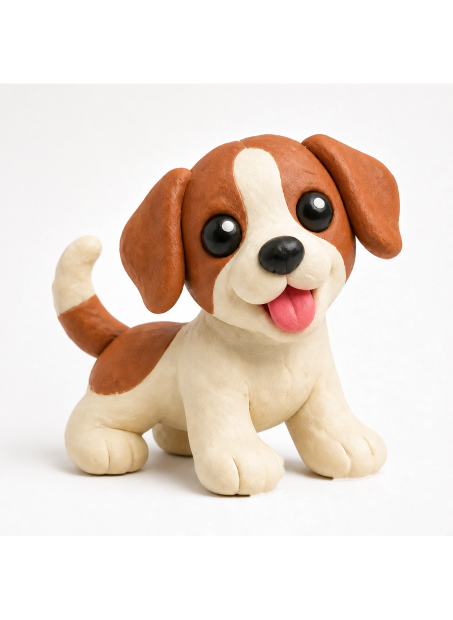
#> input picture docs/prototypes/XOLOME DIY Tab Prototype/covers-v2/tpl-03-clay-dog.png, 905 x 1240 px (shown at 1/2 size)
$ python -i fix-pet-stylize-covers.py   (imports and definitions only)
#> lines starting #> are read from the running program, lines starting #| are printed output that depends on the picture; after the words box and inside, x2 and y2 are one past the last pixel; in counts of white or black regions, pixels touching at a corner belong together
"""Pet stylize covers — subject on pure white card aspect (no plate rectangle)."""
from __future__ import annotations

from pathlib import Path

import cv2
import numpy as np
from PIL import Image

OUT = Path(r"d:\cursoe_code\XOLOME DIY Tab Prototype\covers-v2")
PREV = Path(r"d:\cursoe_code\XOLOME DIY Tab Prototype\samples\shadow-previews")
TW, TH = 905, 1240
WHITE = np.array([255, 255, 255], dtype=np.float32)


def open_rgb(p: Path) -> Image.Image:
    return Image.open(p).convert("RGB")


# [5 lines left out: function find_prev, not called in this run]


def soft_scrub_wm(arr: np.ndarray) -> np.ndarray:
    h, w = arr.shape[:2]
    bgr = cv2.cvtColor(arr, cv2.COLOR_RGB2BGR)
#> bgr is the input picture: shape (1240, 905, 3); mean B, G, R 210.1, 220.1, 233.8
    mask = np.zeros((h, w), np.uint8)
    for x0, y0, x1, y1 in [
        (int(w * 0.55), int(h * 0.82), w, h),
        (0, 0, int(w * 0.35), int(h * 0.12)),
    ]:
        zone = arr[y0:y1, x0:x1]
        g = cv2.cvtColor(zone, cv2.COLOR_RGB2GRAY).astype(np.float32)
        med = cv2.medianBlur(g.astype(np.uint8), 21).astype(np.float32)
        m = (((med - g) > 7) & (g < 235) & (med > 185)).astype(np.uint8) * 255
        m = cv2.dilate(m, np.ones((3, 3), np.uint8), iterations=1)
        mask[y0:y1, x0:x1] = np.maximum(mask[y0:y1, x0:x1], m)
#> mask: shape (1240, 905); every value is 0
#> zone: shape (148, 316, 3); every value is 255
    if mask.any():
        arr = cv2.cvtColor(cv2.inpaint(bgr, mask, 4, cv2.INPAINT_TELEA), cv2.COLOR_BGR2RGB)
    return arr


def subject_alpha(arr: np.ndarray) -> np.ndarray:
    """Keep figurine + soft contact shadow; drop studio plate."""
    g = cv2.cvtColor(arr, cv2.COLOR_RGB2GRAY).astype(np.float32)
    hsv = cv2.cvtColor(arr, cv2.COLOR_RGB2HSV)
#> hsv: shape (1240, 905, 3); mean H, S, V 19.3, 33.4, 233.8
    sat = hsv[:, :, 1].astype(np.float32)
    blur = cv2.GaussianBlur(g, (0, 0), 18)
    diff = np.clip(blur - g, 0, 255)

    # Core subject
    core = ((g < 235) & ((sat > 12) | (diff > 5) | (g < 210))).astype(np.uint8) * 255
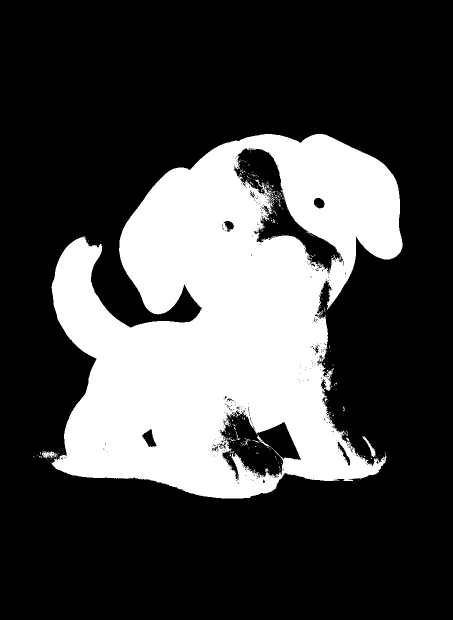
#> core: shape (1240, 905) (shown at 1/2 size); 28.4% white; 271 white regions (264 under 20 px), largest, box (x1, y1, x2, y2) and area: (101, 268, 805, 997) 317251, (724, 872, 751, 914) 249, (84, 902, 115, 917) 228
    core = cv2.morphologyEx(core, cv2.MORPH_CLOSE, np.ones((11, 11), np.uint8))
#> core: shape (1240, 905); 29.4% white; 5 white regions (3 under 20 px), largest, box (x1, y1, x2, y2) and area: (67, 268, 805, 997) 329527, (686, 813, 690, 822) 24
    core = cv2.morphologyEx(core, cv2.MORPH_OPEN, np.ones((3, 3), np.uint8))
#> core: shape (1240, 905); 29.4% white; 4 white regions, box (x1, y1, x2, y2) and area: (68, 268, 805, 997) 329296, (529, 887, 546, 900) 76, (665, 730, 668, 738) 24, (686, 815, 689, 822) 21

    n, labels, stats, cents = cv2.connectedComponentsWithStats(core, 8)
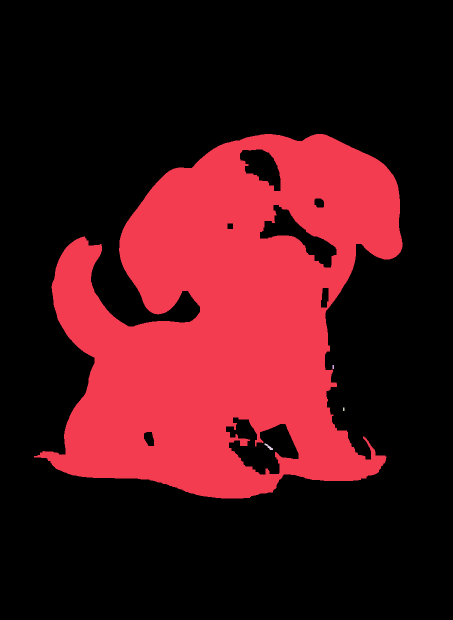
#> labels: shape (1240, 905) int32 (shown at 1/2 size); 5 distinct labels, from 0 to 4; one colour per label, 0 black
#> n = 5; stats = [[0, 0, 905, 1240, 792783], [68, 268, 737, 729, 329296], [665, 730, 3, 8, 24], [686, 815, 3, 7, 21], [529, 887, 17, 13, 76]]; cents = [[453.1, 610.7], [449.2, 640.6], [666, 733.5], [687, 818], [537.5, 893.5]]
    keep = np.zeros(g.shape, np.uint8)
    best, best_score = -1, -1.0
    h, w = g.shape
    for i in range(1, n):
        area = stats[i, cv2.CC_STAT_AREA]
        if area < h * w * 0.01:
            continue
        cx, cy = cents[i]
        score = float(area) - abs(cx - w / 2) * 30 - abs(cy - h / 2) * 5
        if score > best_score:
            best_score, best = score, i
#> this loop made 4 passes
#> (area, cx, cy, score, best_score, best) on pass 1: (329296, 449.2, 640.6, 329095.3, 329095.3, 1)
#> after the loop, best = 1; best_score = 329095.3
    if best >= 0:
        keep[labels == best] = 255
    else:
        keep = core

    keep = cv2.dilate(keep, np.ones((5, 5), np.uint8), iterations=1)

    # Soft shadow under feet
    ys, xs = np.where(keep > 0)
    if len(ys):
        y0, y1 = int(max(ys.min(), h * 0.45)), min(h, int(ys.max() + h * 0.04))
        x0, x1 = max(0, int(xs.min() - w * 0.04)), min(w, int(xs.max() + w * 0.04))
        region = g[y0:y1, x0:x1]
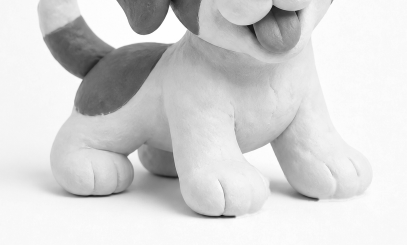
#> region: shape (489, 813) float32 (shown at 1/2 size); min 8, max 255, mean 212.1
        if region.size:
            thr = float(np.percentile(region, 50))
#> thr = 234
            shadow = np.zeros_like(keep)
            shadow[y0:y1, x0:x1] = ((region < thr) & (region > 30)).astype(np.uint8) * 255
#> shadow: shape (1240, 905); 17.7% white; 164 white regions (159 under 20 px), largest, box (x1, y1, x2, y2) and area: (29, 558, 772, 997) 197766, (724, 873, 751, 914) 226, (514, 870, 539, 893) 96, (658, 742, 665, 749) 20, (692, 875, 699, 882) 20
            near = cv2.dilate(keep, np.ones((17, 17), np.uint8), iterations=1)
#> keep: shape (1240, 905); 30.5% white; 1 white region, box (x1, y1, x2, y2) and area: (66, 266, 807, 999) 342472
            keep = cv2.bitwise_or(keep, cv2.bitwise_and(shadow, near))
#> keep: shape (1240, 905); 30.7% white; 4 white regions (3 under 20 px), largest, box (x1, y1, x2, y2) and area: (58, 266, 807, 999) 344468

    # Kill remaining bright studio inside keep
    studio = (g > 242) & (sat < 15) & (diff < 4)
#> studio: shape (1240, 905) bool; 64% white; 1008 black regions (982 under 20 px), largest, box (x1, y1, x2, y2) and area: (0, 267, 805, 999) 368511, (0, 167, 551, 388) 30949, (646, 167, 905, 178) 1410
    keep[studio] = 0
#> keep: shape (1240, 905); 30.1% white; 5 white regions (4 under 20 px), largest, box (x1, y1, x2, y2) and area: (58, 267, 805, 999) 338270

    binmask = (keep > 0).astype(np.uint8)
    inv = cv2.distanceTransform(1 - binmask, cv2.DIST_L2, 5)
    alpha = np.ones(g.shape, np.float32)
    alpha[binmask == 0] = np.clip(1.0 - inv[binmask == 0] / 2.5, 0, 1)
    alpha = cv2.GaussianBlur(alpha, (0, 0), 0.6)
    alpha[studio] = 0
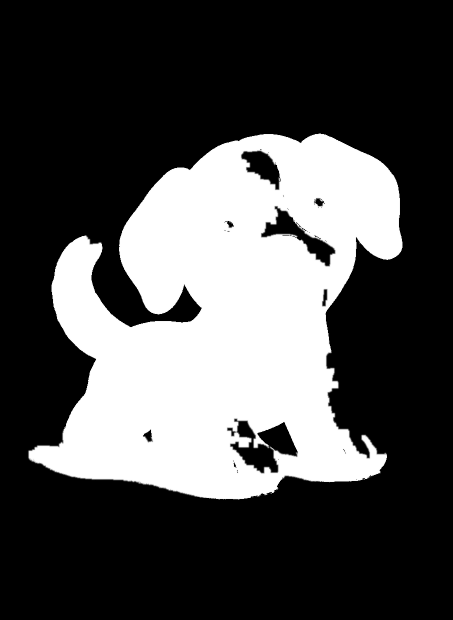
#> alpha: shape (1240, 905) float32 (shown at 1/2 size); min 0, max 1, mean 0.303
    return np.clip(alpha, 0, 1)


def to_card_matte(im: Image.Image, margin: float = 0.07) -> Image.Image:
    arr = soft_scrub_wm(np.asarray(im).copy())
    alpha = subject_alpha(arr)
    ys, xs = np.where(alpha > 0.15)
    h, w = alpha.shape
    if len(xs) == 0:
        ys, xs = np.array([0, h - 1]), np.array([0, w - 1])
    pad = int(min(h, w) * 0.04)
    x0, x1 = max(0, xs.min() - pad), min(w, xs.max() + pad + 1)
#> x0 = 20; x1 = 841
    y0, y1 = max(0, ys.min() - pad), min(h, ys.max() + pad + 1)
#> y0 = 231; y1 = 1035
    rgb = arr[y0:y1, x0:x1].astype(np.float32)
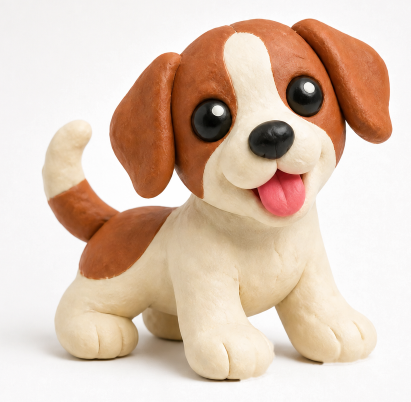
#> rgb: shape (804, 821, 3) float32 (shown at 1/2 size); mean R, G, B 221.1, 197.8, 180.9
    a = alpha[y0:y1, x0:x1]
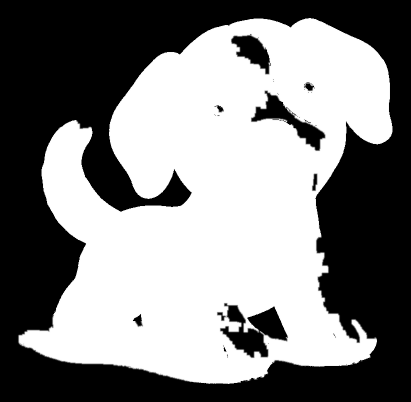
#> a: shape (804, 821) float32 (shown at 1/2 size); min 0, max 1, mean 0.515
    sh, sw = a.shape

    max_w = TW * (1 - 2 * margin)
    max_h = TH * (1 - 2 * margin)
    scale = min(max_w / sw, max_h / sh)
    nw, nh = max(1, int(round(sw * scale))), max(1, int(round(sh * scale)))
    rgb_r = cv2.resize(rgb, (nw, nh), interpolation=cv2.INTER_LANCZOS4)
    a_r = cv2.resize(a, (nw, nh), interpolation=cv2.INTER_LINEAR)
    a_r = np.clip(a_r, 0, 1)[..., None]

    canvas = np.broadcast_to(WHITE, (TH, TW, 3)).copy()
    x = (TW - nw) // 2
    y = int((TH - nh) * 0.45)
    roi = canvas[y : y + nh, x : x + nw]
    canvas[y : y + nh, x : x + nw] = roi * (1 - a_r) + rgb_r * a_r
    g = cv2.cvtColor(canvas.astype(np.uint8), cv2.COLOR_RGB2GRAY).astype(np.float32)
    t = np.clip((g - 248) / 7.0, 0, 1)[..., None]
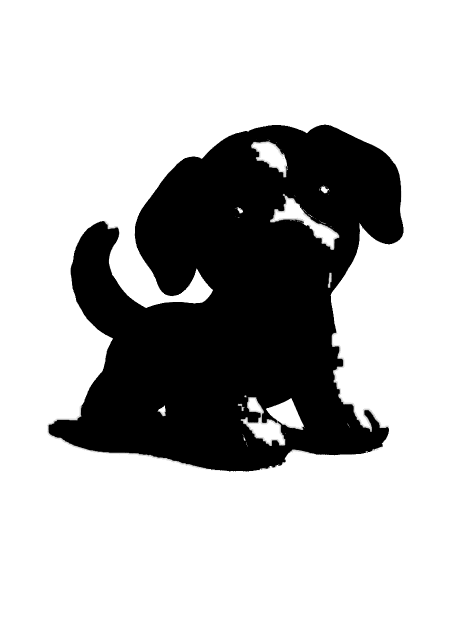
#> t: shape (1240, 905, 1) float32 (shown at 1/2 size); min 0, max 1, mean 0.724
    canvas = canvas * (1 - t) + WHITE * t
    return Image.fromarray(np.clip(canvas, 0, 255).astype(np.uint8))


# [50 lines left out: functions to_card_flatten, save, main, not called in this run]


# [2 lines not run here, left out]

>>> import cv2
>>> picture = cv2.cvtColor(cv2.imread('../covers-v2/tpl-03-clay-dog.png'), cv2.COLOR_BGR2RGB)
>>> result = to_card_matte(picture)

$ run again, on docs/prototypes/XOLOME DIY Tab Prototype/covers-v2/diy-realtime-person-clean.png
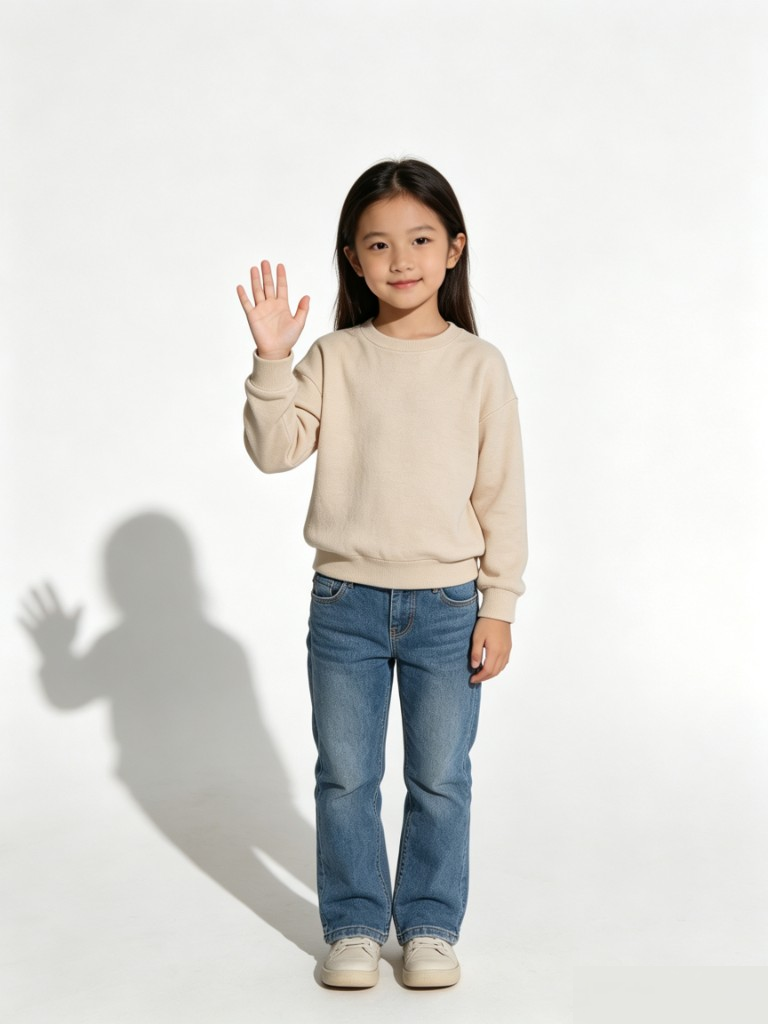
#> input picture docs/prototypes/XOLOME DIY Tab Prototype/covers-v2/diy-realtime-person-clean.png, 768 x 1024 px
#> in soft_scrub_wm, bgr is the input picture: shape (1024, 768, 3); mean B, G, R 214.5, 217.8, 218.9
#> hsv: shape (1024, 768, 3); mean H, S, V 33.4, 16.3, 221.7
#> labels: shape (1024, 768) int32; values 0 (black) and 1 (white), 26.8% white; 1 white region, box (x1, y1, x2, y2) and area: (18, 157, 528, 1000) 210631
#> n = 2; stats = [[0, 0, 768, 1024, 575801], [18, 157, 510, 843, 210631]]; cents = [[401.1, 476.6], [335.3, 606.8]]
#> the loop in subject_alpha, `for i in range(1, n):` made 1 pass
#> (area, cx, cy, score, best_score, best) on pass 1: (210631, 335.3, 606.8, 208695.4, 208695.4, 1)
#> after the loop in subject_alpha, `for i in range(1, n):`: best = 1; best_score = 208695.4
#> thr = 223
#> shadow: shape (1024, 768); 19.9% white; 76 white regions (69 under 20 px), largest, box (x1, y1, x2, y2) and area: (18, 460, 528, 1018) 155151, (252, 460, 306, 474) 534, (59, 936, 79, 950) 98
#> studio: shape (1024, 768) bool; 33.6% white; 520 white regions (473 under 20 px), largest, box (x1, y1, x2, y2) and area: (0, 0, 768, 787) 255063, (325, 0, 611, 32) 2828, (485, 68, 532, 115) 1266
#> binmask: shape (1024, 768); values 0 (black) and 1 (white), 27.7% white; 21 white regions (20 under 20 px), largest, box (x1, y1, x2, y2) and area: (16, 155, 529, 1010) 217602
#> in subject_alpha, `alpha[studio] = 0`:
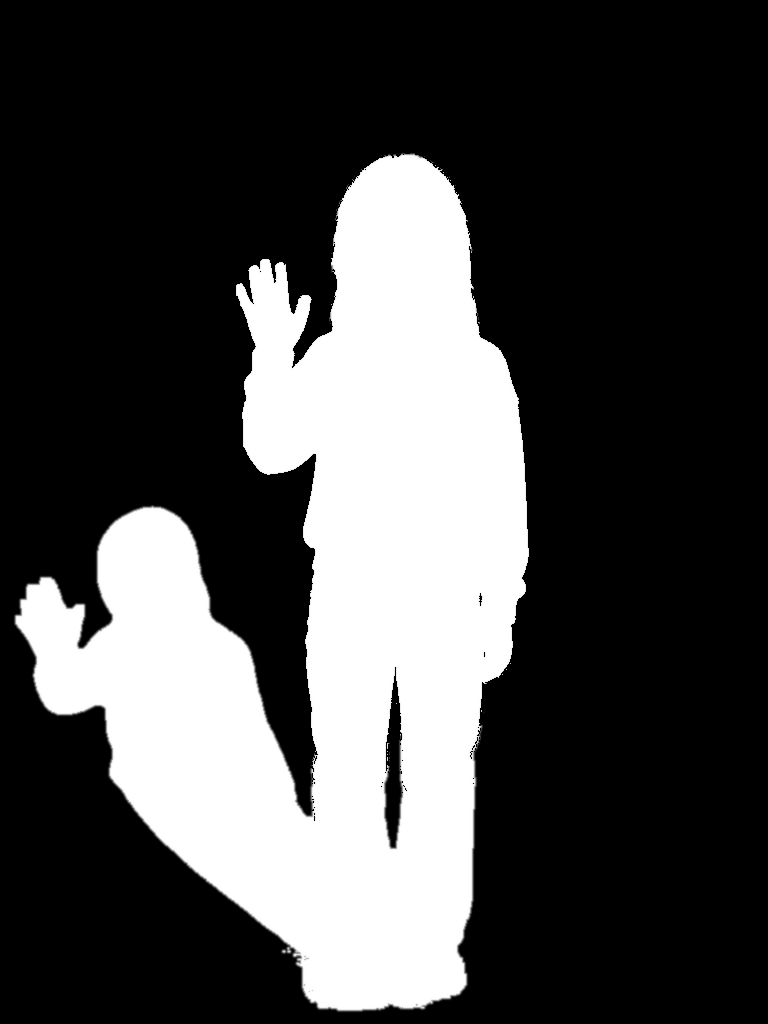
#> alpha: shape (1024, 768) float32; min 0, max 1, mean 0.279
#> in to_card_matte, `x0, x1 = max(0, xs.min() - pad), min(w, xs.max() + pad + 1)`: x0 = 0; x1 = 559
#> in to_card_matte, `y0, y1 = max(0, ys.min() - pad), min(h, ys.max() + pad + 1)`: y0 = 123; y1 = 1024
#> in to_card_matte, `t = np.clip((g - 248) / 7.0, 0, 1)[..., None]`:
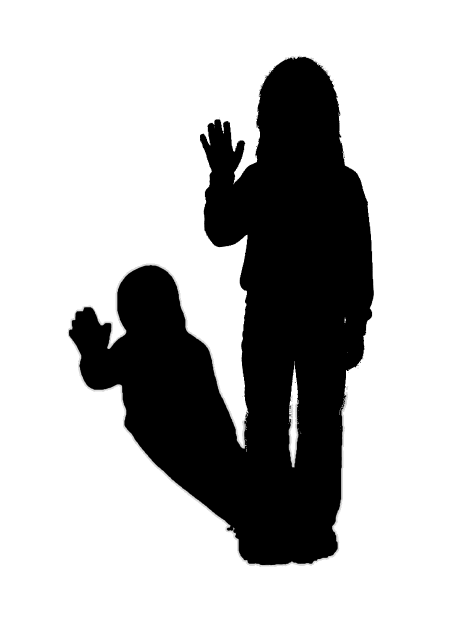
#> t: shape (1240, 905, 1) float32 (shown at 1/2 size); min 0, max 1, mean 0.721
